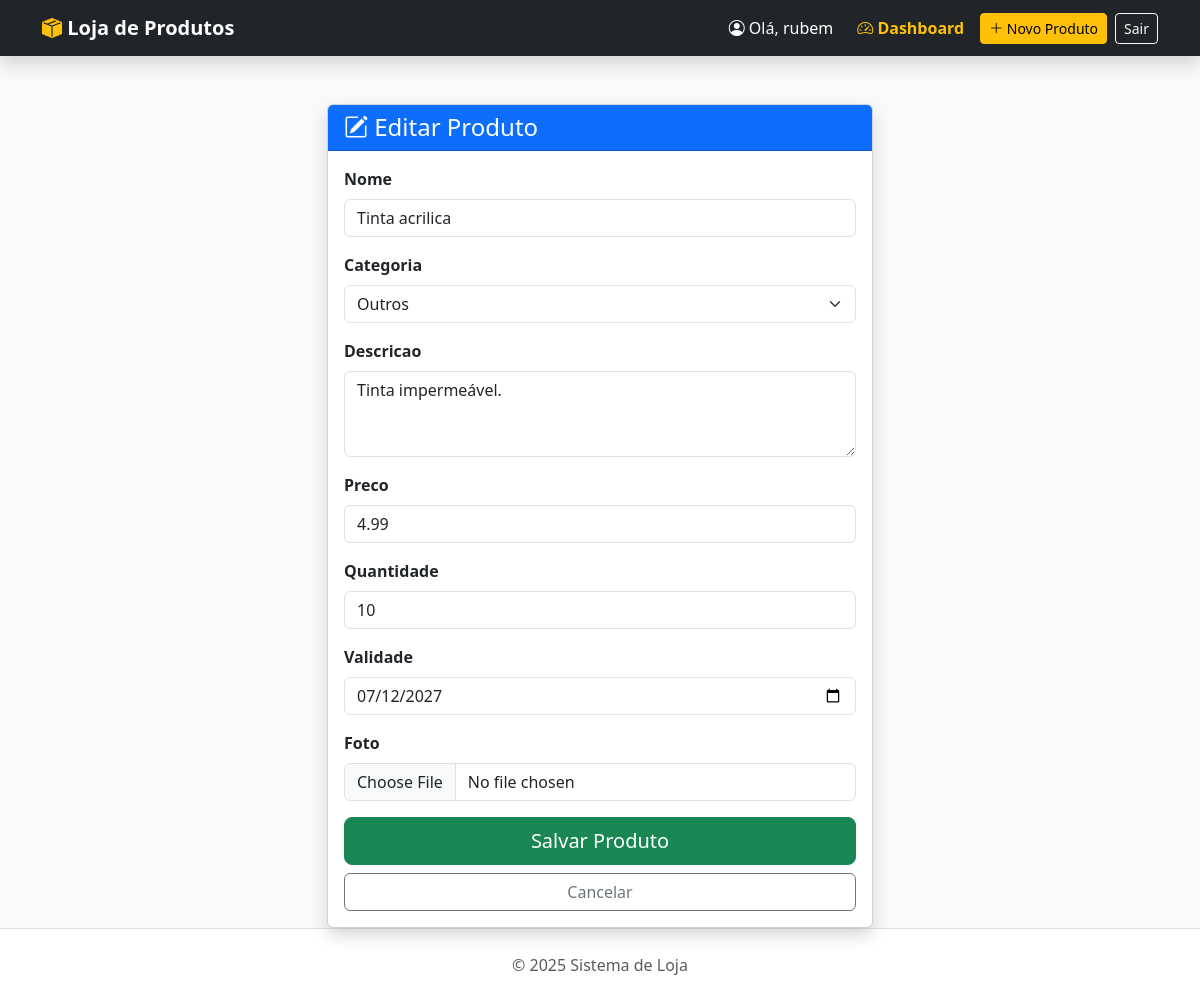
Page /editar/6/ (signed in) on the committed database.
### gestao/models.py (models this page shows, shortened)
class Produto(models.Model):
    nome = models.CharField(max_length=100)
    descricao = models.TextField()
    preco = models.DecimalField(max_digits=10, decimal_places=2)
    validade = models.DateField()
    quantidade = models.IntegerField(default=0)
    foto = models.ImageField(upload_to='produtos/', blank=True, null=True)
    categoria = models.ForeignKey(Categoria, on_delete=models.SET_NULL, null=True, blank=True)

### gestao/views.py (the view)
# urls.py: path('editar/<int:produto_id>/', views.produto_edit, name='produto_edit'),
@login_required
def produto_edit(request, produto_id):
    produto = get_object_or_404(Produto, pk=produto_id)
    if request.method == "POST":
     form = ProdutoForm(request.POST, request.FILES, instance=produto)
     if form.is_valid():
         form.save()
         return redirect('produto_list')
    else:
         form = ProdutoForm(instance=produto)
    return render(request, 'gestao/produto_novo.html', {'form': form})

### gestao/forms.py
class ProdutoForm(forms.ModelForm):
    class Meta:
        model = Produto
        fields = ['nome', 'categoria', 'descricao', 'preco', 'quantidade','validade', 'foto']
        widgets = {
            'nome': forms.TextInput(attrs={'class': 'form-control', 'placeholder': 'Ex: Notebook Dell'}),
            'descricao': forms.Textarea(attrs={'class': 'form-control', 'rows': 3}),
            'preco': forms.NumberInput(attrs={'class': 'form-control', 'placeholder': '0.00'}),
            'quantidade': forms.NumberInput(attrs={'class': 'form-control', 'placeholder': 'Qtd em estoque'}),
            'validade': forms.DateInput(attrs={'class': 'form-control', 'type': 'date'}),
            'categoria': forms.Select(attrs={'class': 'form-select'}),
            'foto': forms.FileInput(attrs={'class': 'form-control'}),
        }

### gestao/models.py (called while the page is built)
    def __str__(self):
        return self.nome

### gestao/templates/gestao/produto_novo.html (shortened to what this page needs)
{% extends 'gestao/base.html' %}
{% block content %}
<div class="row justify-content-center">
    <div class="col-md-6">
        <div class="card shadow">
            <div class="card-header bg-primary text-white">
                <h4 class="mb-0">
                    <i class="bi bi-pencil-square"></i>
                     {% if form.instance.pk %}Editar Produto{% else %}Novo Produto{% endif %}
                </h4>
            </div>
            <div class="card-body">
                <form method="POST" enctype="multipart/form-data">
                    {% for field in form %}
                    <div class="mb-3">
                        <label class="form-label fw-bold">{{ field.label }}</label>
                        {{ field }}
                    </div>
                    {% endfor %}
                    <div class="d-grid gap-2">
                        <button type="submit" class="btn btn-success btn-lg">Salvar Produto</button>
                        <a href="{% url 'produto_list' %}" class="btn btn-outline-secondary">Cancelar</a>
                    </div>
                </form>
            </div>
        </div>
    </div>
</div>
{% endblock %}

### gestao/templates/gestao/base.html (shortened to what this page needs)
<!DOCTYPE html>
<html lang="pt-br">
<head>
    <link href="https://cdn.jsdelivr.net/npm/bootstrap@5.3.0/dist/css/bootstrap.min.css" rel="stylesheet">
    <link rel="stylesheet" href="https://cdn.jsdelivr.net/npm/bootstrap-icons@1.11.3/font/bootstrap-icons.min.css">
</head>
<body class="d-flex flex-column min-vh-100 bg-light">
    <nav class="navbar navbar-expand-lg navbar-dark bg-dark shadow">
        <div class="container">
            <a class="navbar-brand fw-bold" href="/">
                <i class="bi bi-box-seam-fill text-warning"></i> Loja de Produtos
            </a>
            <div class="collapse navbar-collapse" id="navbarNav">
                <ul class="navbar-nav ms-auto align-items-center">
                    {% if user.is_authenticated %}
                        <li class="nav-item me-3 text-white">
                            <i class="bi bi-person-circle"></i> Olá, {{ user.username }}
                        </li>
                        {% if user.is_staff %}
                        <li class="nav-item me-2">
                            <a class="nav-link text-warning fw-bold" href="{% url 'dashboard' %}">
                                <i class="bi bi-speedometer2"></i> Dashboard
                            </a>
                        </li>
                        {% endif %}
                        <li class="nav-item">
                            <a class="btn btn-warning btn-sm" href="{% url 'produto_novo' %}">
                                <i class="bi bi-plus-lg"></i> Novo Produto
                            </a>
                        </li>
                        <li class="nav-item ms-2">
                            <form action="{% url 'logout' %}" method="post" class="d-inline">
                                <button type="submit" class="btn btn-outline-light btn-sm">Sair</button>
                            </form>
                        </li>
                    {% else %}
                        <li class="nav-item">
                            <a class="btn btn-outline-light btn-sm" href="{% url 'login' %}">
                                <i class="bi bi-box-arrow-in-right"></i> Fazer Login
                            </a>
                        </li>
                    {% endif %}
                </ul>
            </div>
        </div>
    </nav>
    <div class="container mt-5">
        {% block content %}
        {% endblock %}
    </div>
    <footer class="bg-white text-center py-4 mt-auto border-top">
        <div class="container">
            <p class="mb-0 text-muted">&copy; 2025 Sistema de Loja</p>
        </div>
    </footer>
</body>
</html>

### rows in the picture
Produto: form "Tinta acrilica" "Outros" "Tinta impermeável." "4.99" "10" "07/12/2027"

### other values in the picture
{{ user.username }} "rubem"
{{ field.label }} "Nome" "Categoria" "Descricao" "Preco" "Quantidade" "Validade" "Foto"
